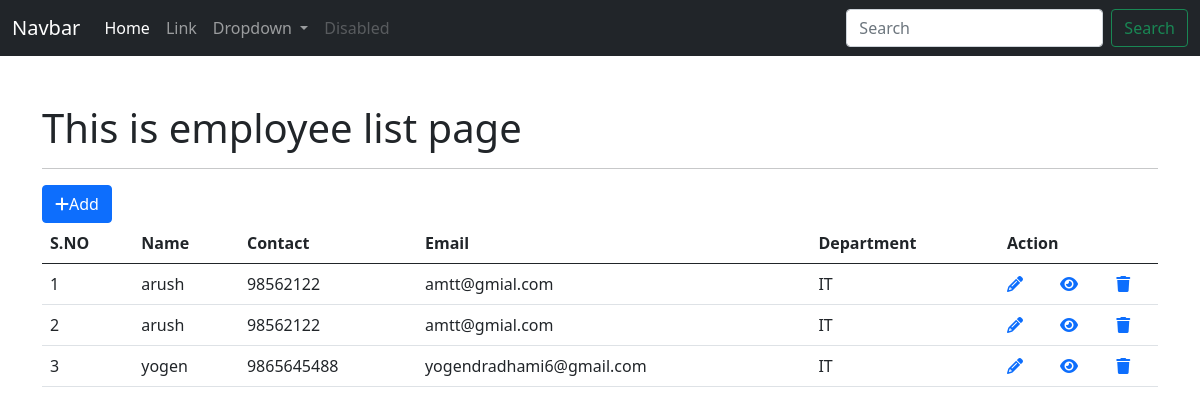
Page /employee/employees/ on the earlier database version.
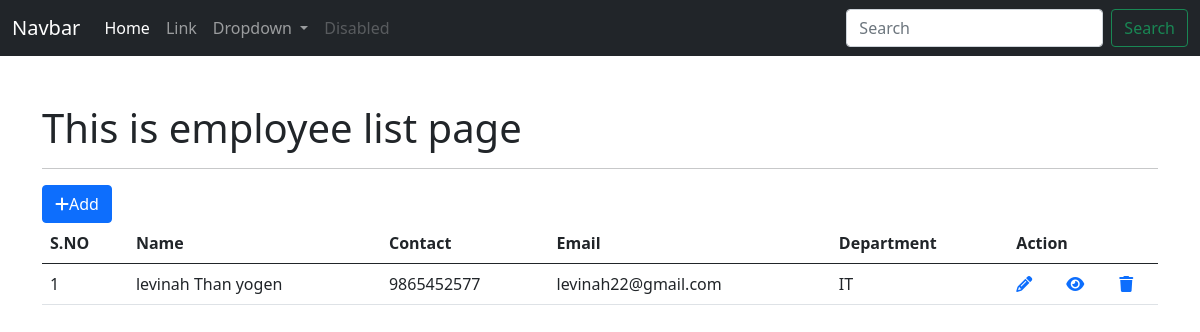
Same page on the later database version.
### app_employeewebsite/models.py (models this page shows, shortened)
class Employee(models.Model):
    full_name = models.CharField(max_length=255)
    contact = models.CharField(max_length=255)
    email = models.EmailField()
    dob = models.DateField()
    join_date = models.DateField()
    gender = models.CharField(max_length=255)
    blood_group = models.CharField(max_length=255)
    address = models.CharField(max_length=255)
    user = models.ForeignKey(User, on_delete=models.CASCADE)
    department = models.ForeignKey(Department,on_delete=models.CASCADE)
    class Meta:
        db_table = 'app_employee'

class Department(models.Model):
    department_name = models.CharField(max_length=255)
    short_name = models.CharField(max_length=255, null=True, blank=True)
    status = models.BooleanField(default=True)
    def __str__(self):
        return self.short_name
    class Meta:
        db_table = "app_department"

### app_employeewebsite/views.py (the view)
# urls.py: path('employees/', views.employee_index, name = 'emp-index'),
def employee_index(request):
    employee_list = Employee.objects.all()
    context = {"data": employee_list}
    return render(request, 'employees/index_employee.html', context)

### templates/employees/index_employee.html (shortened to what this page needs)
{% extends 'layouts/master.html' %}
{% block custom_css %}
<link rel="stylesheet" href="https://cdnjs.cloudflare.com/ajax/libs/font-awesome/6.3.0/css/all.min.css"/>
{% endblock %}
{% block content%}
<div class="container mt-5">
    <h1>This is employee list page</h1>
    <hr>
    <a href="{% url 'emp-add' %}" class="btn btn-primary"><i class="fa-solid fa-plus"></i>Add</a>
    <table class="table table-striped-columns table-hover">
        <thead>
            <tr>
                <th>S.NO</th>
                <th>Name</th>
                <th>Contact</th>
                <th>Email</th>
                <th>Department</th>
                <th colspan="3">Action</th>
            </tr>
        </thead>
        <tbody>
            {% for val in data %}
            <tr>
                <td>{{ forloop.counter }}</td>
                <td>{{ val.full_name }}</td>
                <td>{{ val.contact }}</td>
                <td>{{ val.email }}</td>
                <td>{{ val.department }}</td>
                <td><a href="{% url 'emp-edit' val.id %}"><i class="fa-solid fa-pencil"></i></a></td>
                <td><a href="{% url 'emp-show' val.id %}"><i class="fa-solid fa-eye"></i></a></td>
                <td><a href="{% url 'emp-delete' val.id %}"><i class="fa-solid fa-trash"></i></a></td>
            </tr>
            {% endfor %}
        </tbody>
    </table>
</div>
{% endblock %}

### templates/layouts/master.html (shortened to what this page needs)
<!doctype html>
<html lang="en">
<head>
    <link href="https://cdn.jsdelivr.net/npm/bootstrap@5.0.2/dist/css/bootstrap.min.css" rel="stylesheet"
>
    {% block custom_css %}{% endblock %}
</head>
<body>
    <nav class="navbar navbar-expand-lg navbar-dark bg-dark">
        <div class="container-fluid">
            <a class="navbar-brand" href="#">Navbar</a>
            <div class="collapse navbar-collapse" id="navbarSupportedContent">
                <ul class="navbar-nav me-auto mb-2 mb-lg-0">
                    <li class="nav-item">
                        <a class="nav-link active" aria-current="page" href="#">Home</a>
                    </li>
                    <li class="nav-item">
                        <a class="nav-link" href="#">Link</a>
                    </li>
                    <li class="nav-item dropdown">
                        <a class="nav-link dropdown-toggle" href="#" id="navbarDropdown" role="button"
                            data-bs-toggle="dropdown" aria-expanded="false">
                            Dropdown
                        </a>
                    </li>
                    <li class="nav-item">
                        <a class="nav-link disabled" href="#" tabindex="-1" aria-disabled="true">Disabled</a>
                    </li>
                </ul>
                <form class="d-flex">
                    <input class="form-control me-2" type="search" placeholder="Search" aria-label="Search">
                    <button class="btn btn-outline-success" type="submit">Search</button>
                </form>
            </div>
        </div>
    </nav>
    {% block content %}{% endblock %}
</body>
</html>

Differences in the rows shown:
removed Employee: full_name "arush", contact "98562122", email "amtt@gmial.com", department "IT"
removed Employee: full_name "arush", contact "98562122", email "amtt@gmial.com", department "IT"
removed Employee: full_name "yogen", contact "9865645488", email "yogendradhami6@gmail.com", department "IT"
added Employee: full_name "levinah Than yogen", contact "9865452577", email "levinah22@gmail.com", department "IT"
